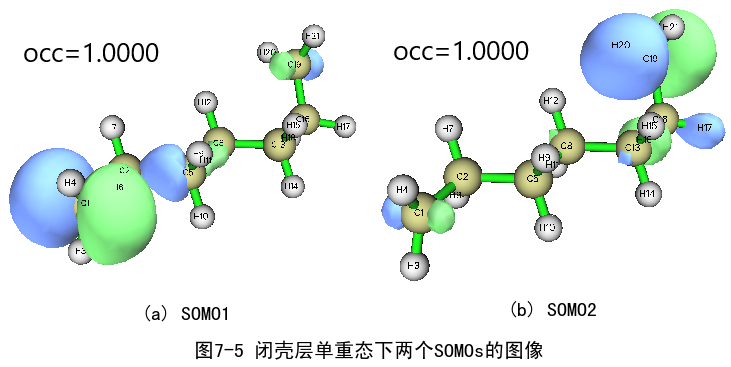

This figure's Python source:
import matplotlib as mpl
import matplotlib.pyplot as plt
import numpy as np

mpl.rcParams["font.sans-serif"] = ["SimHei"]
mpl.rcParams["axes.unicode_minus"] = False

outfile1 = plt.imread("000028.png")
outfile2 = plt.imread("000029.png")

fig = plt.figure(dpi=120)

ax1 = fig.add_subplot(121)						# 绘制左边的子图
ax1.imshow(outfile1)
ax1.set_axis_off()
ax1.set_title("(a) SOMO1", y=-0.22)

ax2 = fig.add_subplot(122)						# 绘制右上角子图
ax2.imshow(outfile2)
ax2.set_axis_off()
ax2.set_title("(b) SOMO2", y=-0.11)

fig.suptitle("图7-5 闭壳层单重态下两个SOMOs的图像", y=0.16, va="top")

#plt.subplots_adjust()
plt.tight_layout(h_pad=0, w_pad=0)

plt.show()
